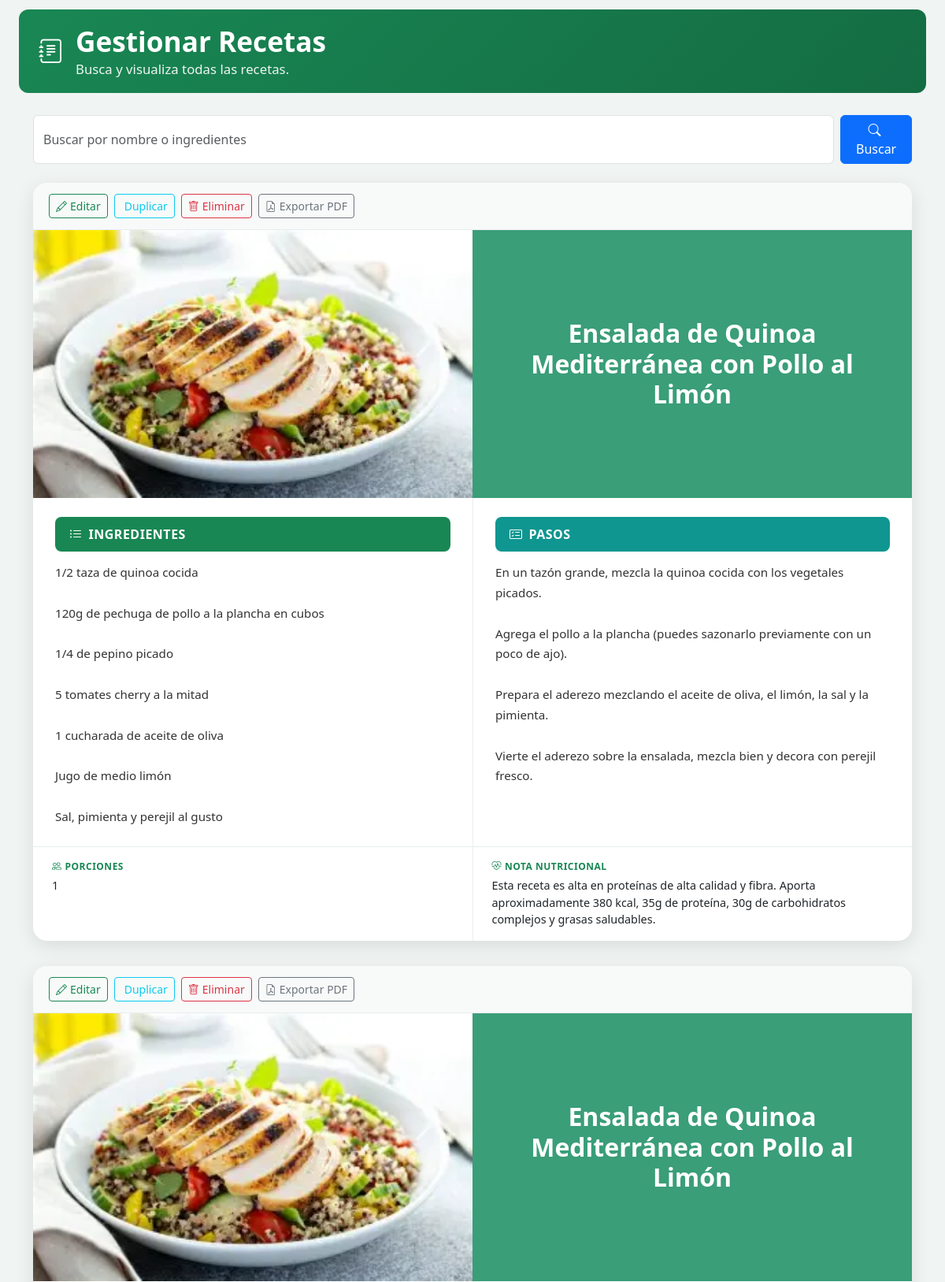
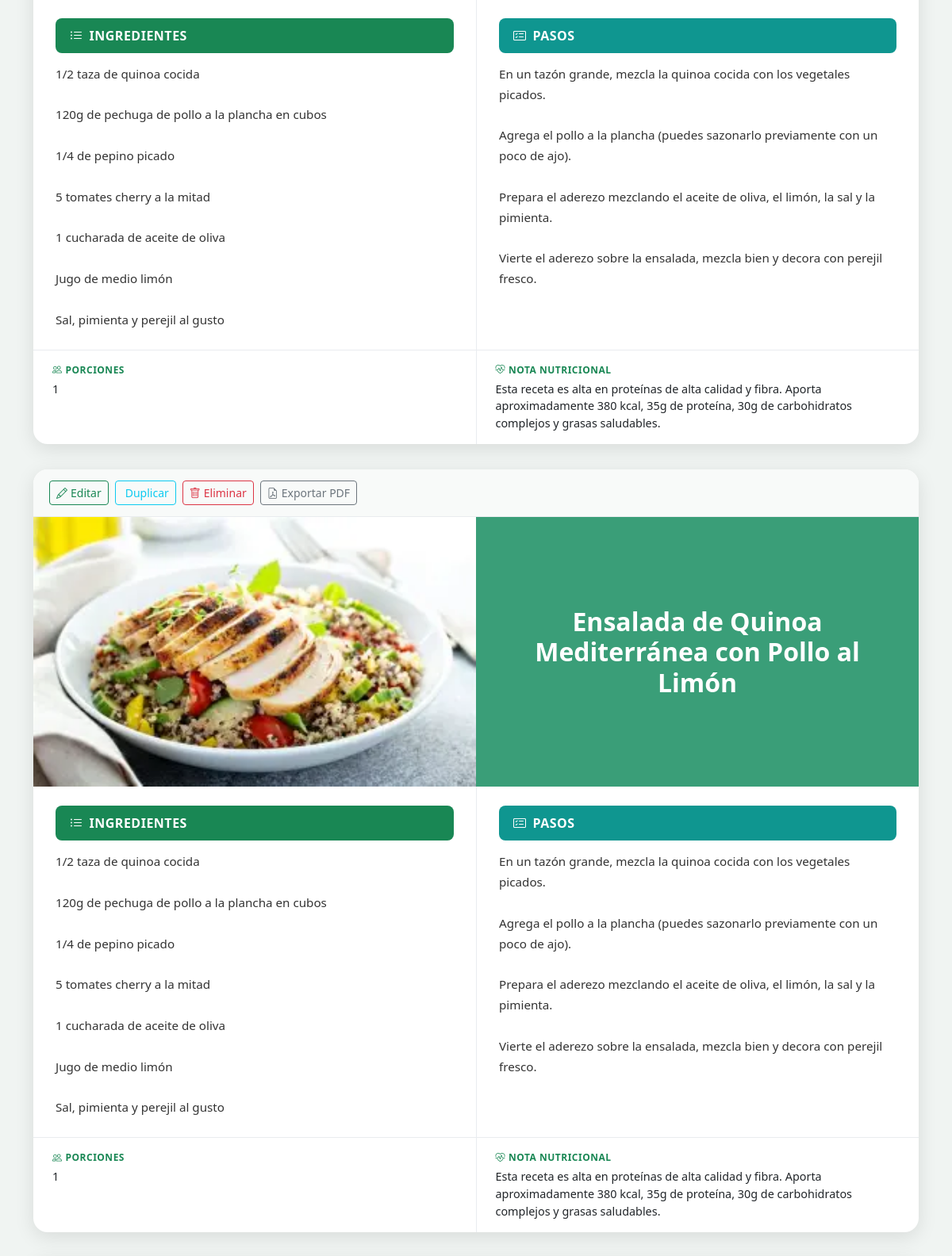
The page /Gestion_Receta.php (signed in, upper part) on the database its author committed (2 pictures, top to bottom).
### tables this page shows
CREATE TABLE `recetas` (
  `id` int(11) NOT NULL,
  `id_pacientes` int(11) NOT NULL,
  `nombre` varchar(255) NOT NULL,
  `ingredientes` text NOT NULL,
  `porciones` int(11) DEFAULT NULL,
  `instrucciones` text DEFAULT NULL,
  `nota_nutricional` text DEFAULT NULL,
  `foto_path` varchar(255) DEFAULT NULL,
  `created_at` datetime NOT NULL DEFAULT current_timestamp(),
  `id_medico` int(11) DEFAULT NULL
);

### Gestion_Receta.php (the view, shortened to what this page needs)
<?php
require_once __DIR__ . '/db_connection.php';
$role = $_SESSION['rol'] ?? null;
$isPrivileged = ($role === 'Medico' || $role === 'Administrador');
$paciente_id = 0;
$noRegistrado = false;
$conexion->query("CREATE TABLE IF NOT EXISTS recetas (
    id INT AUTO_INCREMENT PRIMARY KEY,
    id_pacientes INT NOT NULL,
    nombre VARCHAR(255) NOT NULL,
    ingredientes TEXT NOT NULL,
    porciones INT DEFAULT NULL,
    instrucciones TEXT,
    nota_nutricional TEXT,
    foto_path VARCHAR(255) DEFAULT NULL,
    created_at DATETIME NOT NULL DEFAULT CURRENT_TIMESTAMP,
    INDEX idx_paciente (id_pacientes),
    CONSTRAINT fk_recetas_paciente FOREIGN KEY (id_pacientes) REFERENCES pacientes(id_pacientes) ON DELETE CASCADE
) ENGINE=InnoDB DEFAULT CHARSET=utf8mb4;");
$search = isset($_GET['search']) ? trim($_GET['search']) : '';
$recetas = [];
if (!($noRegistrado && !$isPrivileged)) {
    $sql = "SELECT id, nombre, ingredientes, porciones, instrucciones, nota_nutricional, foto_path, created_at FROM recetas WHERE 1=1";
    $sql .= " ORDER BY created_at DESC";
    $stmt = $conexion->prepare($sql);
    if ($stmt) {
        $stmt->execute();
        $result = $stmt->get_result();
        while ($row = $result->fetch_assoc()) {
            $recetas[] = $row;
        }
    }
}
?>
<!DOCTYPE html>
<html lang="es">
<head>
    <link href="https://cdn.jsdelivr.net/npm/bootstrap@5.3.0/dist/css/bootstrap.min.css" rel="stylesheet">
    <link rel="stylesheet" href="https://cdn.jsdelivr.net/npm/bootstrap-icons@1.10.0/font/bootstrap-icons.css">
</head>
<body>
<div class="container-fluid px-4">
    <div class="header-section d-flex align-items-center gap-3" style="margin-top:12px;">
        <div class="medical-icon"><i class="bi bi-journal-text"></i></div>
        <div>
            <h1>Gestionar Recetas</h1>
            <p>
                <?php if ($isPrivileged): ?>
                    Busca y visualiza todas las recetas.
                <?php else: ?>
                    Paciente #<?= (int)$paciente_id ?> | Busca y visualiza tus recetas.
                <?php endif; ?>
            </p>
        </div>
    </div>
</div>
<div class="container-fluid" style="max-width:1300px;padding-top:12px;">
    <div class="container mb-5">
        <?php if (!($noRegistrado && !$isPrivileged)): ?>
        <div class="mb-4">
            <form method="get" class="d-flex">
                <input type="text" class="form-control me-2" name="search" value="<?= htmlspecialchars($search, ENT_QUOTES, 'UTF-8') ?>" placeholder="Buscar por nombre o ingredientes">
                <button type="submit" class="btn btn-primary">
                    <i class="bi bi-search me-1"></i>Buscar
                </button>
            </form>
        </div>
        <?php if (empty($recetas)): ?>
            <div class="alert alert-info" role="alert">
                <i class="bi bi-info-circle me-2"></i>No hay recetas guardadas.
            </div>
        <?php else: ?>
        <?php foreach ($recetas as $receta): ?>
                <div class="receta-card">
                    <div class="receta-actions">
                        <?php if ($isPrivileged): ?>
                        <a href="Editar_Receta.php?id=<?= (int)$receta['id'] ?>" class="btn btn-outline-success btn-sm">
                            <i class="bi bi-pencil me-1"></i>Editar
                        </a>
                        <a href="Crear_Receta.php?duplicar=<?= (int)$receta['id'] ?>" class="btn btn-outline-info btn-sm">
                            <i class="bi bi-copy me-1"></i>Duplicar
                        </a>
                        <form method="post" class="delete-receta-form d-inline" data-nombre="<?= htmlspecialchars($receta['nombre'], ENT_QUOTES, 'UTF-8') ?>">
                            <button type="submit" class="btn btn-outline-danger btn-sm">
                                <i class="bi bi-trash me-1"></i>Eliminar
                            </button>
                        </form>
                        <?php endif; ?>
                        <a href="Exportar_Receta.php?id=<?= (int)$receta['id'] ?>" target="_blank" class="btn btn-outline-secondary btn-sm">
                            <i class="bi bi-file-earmark-pdf me-1"></i>Exportar PDF
                        </a>
                    </div>
                    <div class="receta-hero">
                        <?php
                        $imgSrc = !empty($receta['foto_path']) && file_exists($receta['foto_path'])
                            ? htmlspecialchars($receta['foto_path'], ENT_QUOTES, 'UTF-8')
                            : 'https://images.unsplash.com/photo-1543339308-43e59d6b73a6?w=800&q=80';
                        ?>
                        <img src="<?= $imgSrc ?>" alt="foto receta" class="receta-hero-img" />
                        <div class="receta-hero-title">
                            <h2><?= htmlspecialchars($receta['nombre'], ENT_QUOTES, 'UTF-8') ?></h2>
                        </div>
                    </div>
                    <div class="receta-body">
                        <div class="receta-col">
                            <div class="receta-col-header"><i class="bi bi-list-ul"></i> Ingredientes</div>
                            <p><?= nl2br(htmlspecialchars($receta['ingredientes'], ENT_QUOTES, 'UTF-8')) ?></p>
                        </div>
                        <div class="receta-col">
                            <div class="receta-col-header teal"><i class="bi bi-card-checklist"></i> Pasos</div>
                            <p><?= nl2br(htmlspecialchars($receta['instrucciones'] ?? '', ENT_QUOTES, 'UTF-8')) ?: '<span style="color:#adb5bd">Sin instrucciones</span>' ?></p>
                        </div>
                    </div>
                    <div class="receta-meta">
                        <div class="receta-meta-item">
                            <strong><i class="bi bi-people me-1"></i>Porciones</strong>
                            <?= $receta['porciones'] ? (int)$receta['porciones'] : 'N/A' ?>
                        </div>
                        <div class="receta-meta-item">
                            <strong><i class="bi bi-heart-pulse me-1"></i>Nota Nutricional</strong>
                            <?= htmlspecialchars($receta['nota_nutricional'] ?? '', ENT_QUOTES, 'UTF-8') ?: '<span style="color:#adb5bd">—</span>' ?>
                        </div>
                    </div>
                </div>
            <?php endforeach; ?>
        <?php endif; ?>
        <?php endif; ?>
    </div>
</div>
</body>
</html>

### Gestion_Receta.php (style rules this page uses)
body { background-color: #f0f4f2; font-family:'Segoe UI',system-ui,sans-serif; }
.header-section { background:linear-gradient(135deg,#198754 0%,#146c43 100%); color:white; padding:1.1rem 1.6rem; margin-bottom:1rem; border-radius:12px; }
.header-section h1 { font-size:2.2rem; font-weight:700; margin:0; line-height:1.3; }
.header-section p { font-size:1.05rem; opacity:0.92; margin:0; }
.medical-icon { font-size:1.9rem; color:#ffffff; }
.receta-card { background: #fff; border-radius: 18px; overflow: hidden; box-shadow: 0 6px 24px rgba(0,0,0,0.10); margin-bottom: 32px; }
.receta-hero { display: grid; grid-template-columns: 1fr 1fr; min-height: 170px; }
.receta-hero-img { width: 100%; height: 100%; min-height: 170px; object-fit: cover; }
.receta-hero-title { background: #3a9e78; display: flex; align-items: center; justify-content: center; padding: 28px 24px; }
.receta-hero-title h2 { color: #fff; font-size: 2rem; font-weight: 800; text-align: center; line-height: 1.2; margin: 0; }
.receta-actions { display: flex; gap: 8px; flex-wrap: wrap; padding: 14px 20px; border-bottom: 1px solid #e9ecef; background: #f8faf9; border-radius: 18px 18px 0 0; }
.receta-body { display: grid; grid-template-columns: 1fr 1fr; gap: 0; }
.receta-col { padding: 24px 28px; }
.receta-col + .receta-col { border-left: 1px solid #e9ecef; }
.receta-col-header { background: #198754; color: #fff; font-size: 1rem; font-weight: 700; text-transform: uppercase; letter-spacing: .5px; padding: 10px 18px; border-radius: 8px; margin-bottom: 14px; display: flex; align-items: center; gap: 8px; }
.receta-col-header.teal { background: #0f9690; }
.receta-col p, .receta-col ul { color: #333; font-size: .95rem; line-height: 1.7; margin: 0; }
.receta-meta { display: flex; gap: 0; border-top: 1px solid #e9ecef; }
.receta-meta-item { flex: 1; padding: 16px 24px; font-size: .9rem; }
.receta-meta-item + .receta-meta-item { border-left: 1px solid #e9ecef; }
.receta-meta-item strong { display: block; font-size:.75rem; text-transform:uppercase; letter-spacing:.5px; color:#198754; margin-bottom:4px; }

### rows shown on the page
recetas: foto_path (picture), nombre "Ensalada de Quinoa Mediterránea con Pollo al Limón", ingredientes "1/2 taza de quinoa cocida 120g de pechuga de pollo a la plancha en cubos 1/4 de pepino picado 5 tomates cherry a la mitad 1 cucharada de aceite de oliva Jugo de medio limón Sal, pimienta y perejil al gusto", instrucciones "En un tazón grande, mezcla la quinoa cocida con los vegetales picados. Agrega el pollo a la plancha (puedes sazonarlo previamente con un poco de ajo). Prepara el aderezo mezclando el aceite de oliva, el limón, la sal y la pimienta. Vierte el aderezo sobre la ensalada, mezcla bien y decora con perejil fresco.", porciones "1", nota_nutricional "Esta receta es alta en proteínas de alta calidad y fibra. Aporta aproximadamente 380 kcal, 35g de proteína, 30g de carbohidratos complejos y grasas saludables."
recetas: foto_path (picture), nombre "Ensalada de Quinoa Mediterránea con Pollo al Limón", ingredientes "1/2 taza de quinoa cocida 120g de pechuga de pollo a la plancha en cubos 1/4 de pepino picado 5 tomates cherry a la mitad 1 cucharada de aceite de oliva Jugo de medio limón Sal, pimienta y perejil al gusto", instrucciones "En un tazón grande, mezcla la quinoa cocida con los vegetales picados. Agrega el pollo a la plancha (puedes sazonarlo previamente con un poco de ajo). Prepara el aderezo mezclando el aceite de oliva, el limón, la sal y la pimienta. Vierte el aderezo sobre la ensalada, mezcla bien y decora con perejil fresco.", porciones "1", nota_nutricional "Esta receta es alta en proteínas de alta calidad y fibra. Aporta aproximadamente 380 kcal, 35g de proteína, 30g de carbohidratos complejos y grasas saludables."
recetas: foto_path (picture), nombre "Ensalada de Quinoa Mediterránea con Pollo al Limón", ingredientes "1/2 taza de quinoa cocida 120g de pechuga de pollo a la plancha en cubos 1/4 de pepino picado 5 tomates cherry a la mitad 1 cucharada de aceite de oliva Jugo de medio limón Sal, pimienta y perejil al gusto", instrucciones "En un tazón grande, mezcla la quinoa cocida con los vegetales picados. Agrega el pollo a la plancha (puedes sazonarlo previamente con un poco de ajo). Prepara el aderezo mezclando el aceite de oliva, el limón, la sal y la pimienta. Vierte el aderezo sobre la ensalada, mezcla bien y decora con perejil fresco.", porciones "1", nota_nutricional "Esta receta es alta en proteínas de alta calidad y fibra. Aporta aproximadamente 380 kcal, 35g de proteína, 30g de carbohidratos complejos y grasas saludables."
